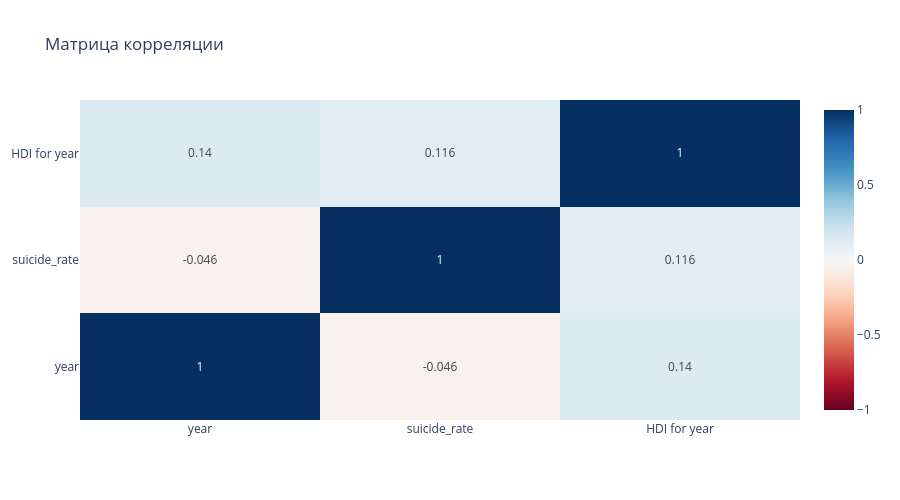

This figure's notebook cell:
### Markdown cell above
## 9. Визуализация 5: Тепловая карта корреляции

### Code cell
# Подготовка данных для корреляции
corr_data = df[['year', 'suicide_rate', 'HDI for year']].dropna().corr()

fig5 = go.Figure(data=go.Heatmap(
    z=corr_data.values,
    x=corr_data.columns,
    y=corr_data.columns,
    colorscale='RdBu',
    zmid=0,
    text=corr_data.values.round(3),
    texttemplate='%{text}',
    textfont={"size": 12}
))

fig5.update_layout(
    title='Матрица корреляции',
    height=500,
    template='plotly_white'
)

fig5.show()

print("\nМатрица корреляции:")
corr_data.round(3)

### Figure 1 — Plotly figure (JSON) as saved in the notebook; plotly's stock layout.template omitted (floating-point values rounded to 4 significant figures)
{"data": [{"colorscale": [[0.0, "rgb(103,0,31)"], [0.1, "rgb(178,24,43)"], [0.2, "rgb(214,96,77)"], [0.3, "rgb(244,165,130)"], [0.4, "rgb(253,219,199)"], [0.5, "rgb(247,247,247)"], [0.6, "rgb(209,229,240)"], [0.7, "rgb(146,197,222)"], [0.8, "rgb(67,147,195)"], [0.9, "rgb(33,102,172)"], [1.0, "rgb(5,48,97)"]], "text": [[1.0, -0.046, 0.14], [-0.046, 1.0, 0.116], [0.14, 0.116, 1.0]], "textfont": {"size": 12}, "texttemplate": "%{text}", "x": ["year", "suicide_rate", "HDI for year"], "y": ["year", "suicide_rate", "HDI for year"], "z": [[1.0, -0.04551, 0.1395], [-0.04551, 1.0, 0.1159], [0.1395, 0.1159, 1.0]], "zmid": 0, "type": "heatmap"}], "layout": {"title": {"text": "Матрица корреляции"}, "height": 500}}
